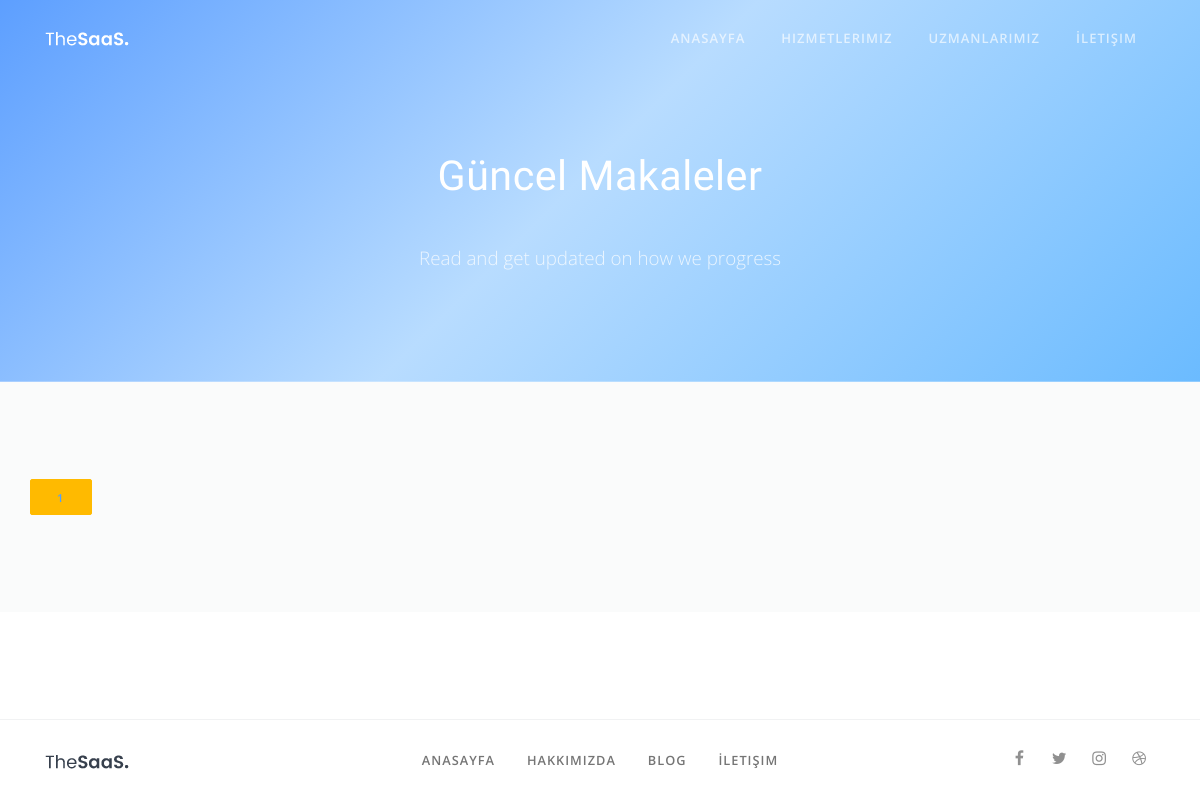
The page /articles/ on the database as committed earlier.
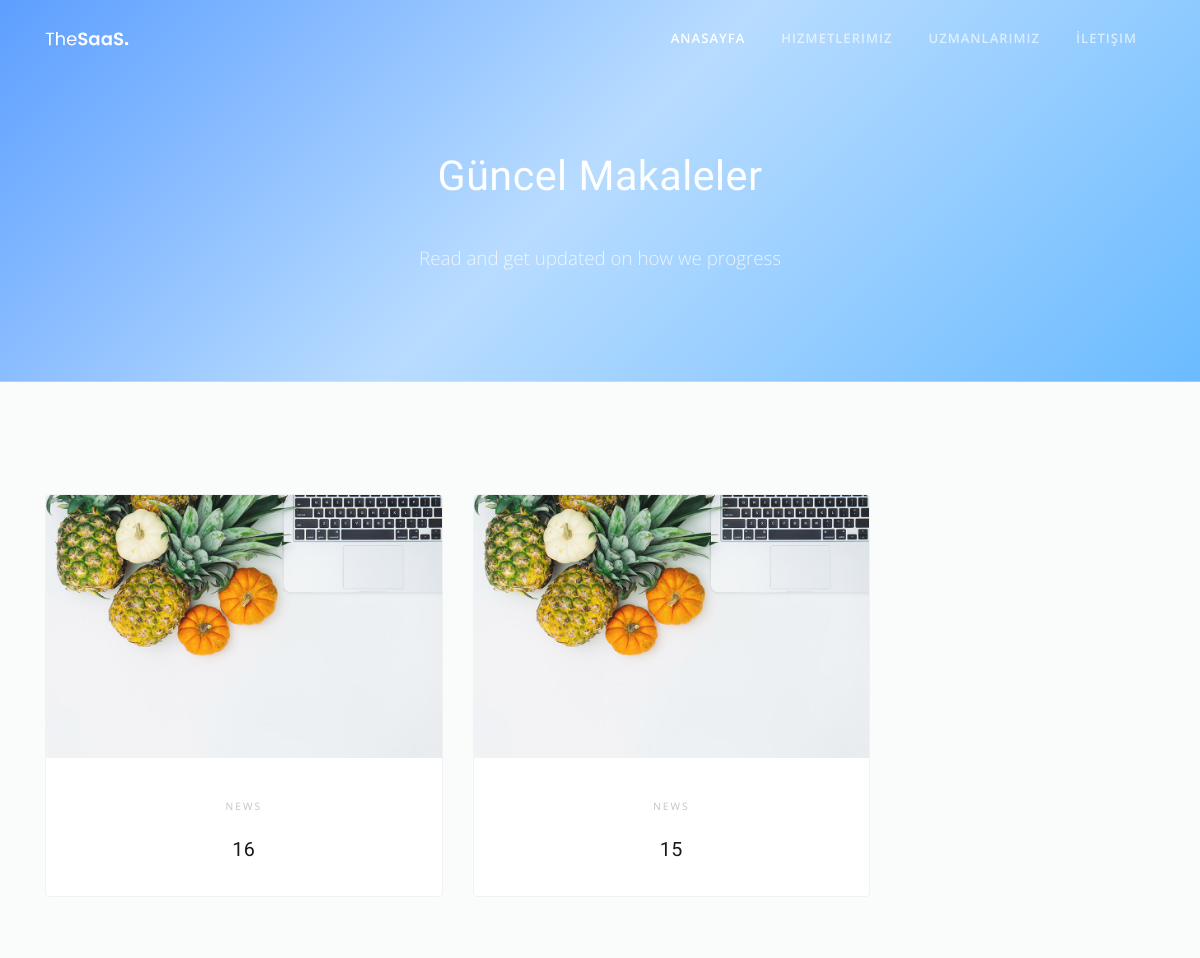
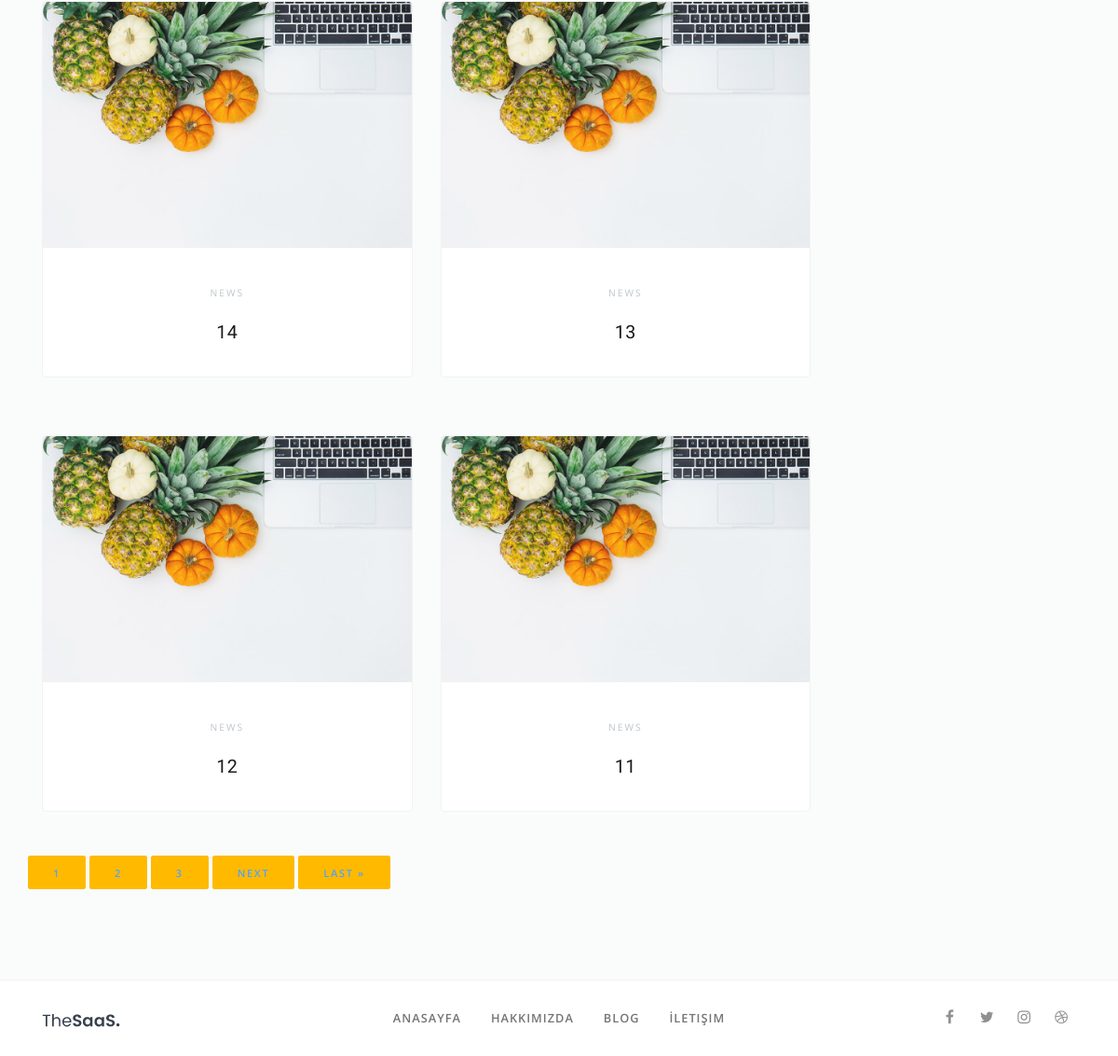
The same page on the database as committed later (2 pictures, top to bottom).
### article/models.py (models this page shows, shortened)
class Article(models.Model):
    title = models.CharField(max_length = 50, verbose_name="Başlık")
    content = RichTextField(('Makale İçeriği'))
    created_date = models.DateTimeField(auto_now_add=True, verbose_name="Oluşturulma Tarihi")
    article_slug = models.SlugField(unique= True, default='defaultVal')
    article_meta_description = models.CharField(('Makale Meta Açıklaması'), max_length= 250, default= 'default meta acıklaması')
    KATEGORILER = (
        ('Mobil Uygulamar', 'Mobil Uygulamalar'),
        ('Web Tasarımları', 'Web Tasarımları'),
        ('Reklam Hizmetleri', 'Reklam Hizmetleri'),
    )
    article_kategori = models.CharField(('Makale Kategorisi'), max_length=50, choices=KATEGORILER, default= 'websitesi')
    class Meta:
        ordering= ('-created_date',)
        verbose_name = 'Makale'
        verbose_name_plural = 'Makaleler'

### article/views.py (the view)
# urls.py: path('articles/', views.articles, name = "articles"),
def articles(request):
    articles = Article.objects.all()
    paginator = Paginator(articles,6)
    page = request.GET.get('page')
    makale = paginator.get_page(page)
    return render(request, "articles.html", {'makale' : makale})

### article/templates/articles.html (shortened to what this page needs)
{% extends "layout.html" %}
{% load static %}
{% block content %}
    <header class="header text-center text-white" style="background-image: linear-gradient(-225deg, #5D9FFF 0%, #B8DCFF 48%, #6BBBFF 100%);">
      <div class="container">
        <div class="row">
          <div class="col-md-8 mx-auto">
            <h1>Güncel Makaleler</h1>
            <p class="lead-2 opacity-90 mt-6">Read and get updated on how we progress</p>
          </div>
        </div>
      </div>
    </header>
    <main class="main-content">
      <div class="section bg-gray">
        <div class="container">
          <div class="row">
            <div class="col-md-8 col-xl-9">
              <div class="row gap-y">
                {% for article in makale %}
                  <div class="col-md-6" >
                    <div class="card border hover-shadow-6 mb-6 d-block">
                      <a href="{% url 'article_detail' articleslug=article.article_slug %}"><img class="card-img-top" src="{% static '/assets/img/thumb/17.jpg' %}" alt="Card image cap"></a>
                      <div class="p-6 text-center">
                        <p><a class="small-5 text-lighter text-uppercase ls-2 fw-400" href="#">News</a></p>
                        <h5 class="mb-0"><a class="text-dark" href="#">{{ article.title }}</a></h5>
                      </div>
                    </div>
                  </div>
                {% endfor %}
                <div class="pagination">
                  <span class="step-links">
                    {% for i in makale.paginator.page_range %}
                         {% if forloop.counter < 5 %}
                         <div class="btn btn-warning ">
                           <a class="page-numbers {% if i == makale.number %}current{% endif %}" href="?page={{forloop.counter}}">{{forloop.counter}}</a>
                         </div>
                         {% endif %}
                     {% endfor %}
                    {% if makale.has_next %}
                    <div class="btn btn-warning">
                      <a href="?page={{ makale.next_page_number }}">next</a>
                      </div>
                      <div class="btn btn-warning" >
                        <a href="?page={{ makale.paginator.num_pages }}">last &raquo;</a>
                      </div>
                    {% endif %}
                  </span>
                </div>
        </div>
      </div>
    </main>
{% endblock %}

### article/templates/layout.html (shortened to what this page needs)
{% load static %}
<!DOCTYPE html>
<html lang="en">
  <head>
    <link href="{% static 'assets/css/page.min.css' %}" rel="stylesheet">
    <link href="{% static 'assets/css/style.css'%}" rel="stylesheet">
  </head>
  <body data-spy="scroll" data-target=".nav-navbar" data-offset="100">
    <nav class="navbar navbar-expand-lg navbar-light navbar-stick-dark" data-navbar="smart">
      <div class="container">
        <div class="navbar-left">
          <a class="navbar-brand" href="#">
            <img class="logo-light" src="{% static '/assets/img/logo-light.png' %}" alt="logo">
          </a>
        </div>
        <section class="navbar-mobile">
          <nav class="nav nav-navbar ml-auto">
            <a class="nav-link active" href="{% url 'article:index' %}">Anasayfa</a>
            <a class="nav-link" href="#features">Hizmetlerimiz</a>
            <a class="nav-link" href="#experts">Uzmanlarımız</a>
            <a class="nav-link" href="#contact">İletişim</a>
          </nav>
        </section>
      </div>
    </nav>
    {% block content %}
    {% endblock %}
    <footer class="footer">
      <div class="container">
        <div class="row gap-y align-items-center">
          <div class="col-6 col-lg-3">
            <a href="../index.html"><img src="{% static '/assets/img/logo-dark.png' %}" alt="logo"></a>
          </div>
          <div class="col-6 col-lg-3 text-right order-lg-last">
            <div class="social">
              <a class="social-facebook" href="https://www.facebook.com/thethemeio"><i class="fa fa-facebook"></i></a>
              <a class="social-twitter" href="https://twitter.com/thethemeio"><i class="fa fa-twitter"></i></a>
              <a class="social-instagram" href="https://www.instagram.com/thethemeio/"><i class="fa fa-instagram"></i></a>
              <a class="social-dribbble" href="https://dribbble.com/thethemeio"><i class="fa fa-dribbble"></i></a>
            </div>
          </div>
          <div class="col-lg-6">
            <div class="nav nav-bold nav-uppercase nav-trim justify-content-lg-center">
              <a class="nav-link" href="{% url 'article:index' %}">Anasayfa</a>
              <a class="nav-link" href="{% url 'article:about' %}">Hakkımızda</a>
              <a class="nav-link" href="{% url 'article:articles' %}">Blog</a>
              <a class="nav-link" href="../page/contact-1.html">İletişim</a>
            </div>
          </div>
        </div>
      </div>
    </footer>
  </body>
</html>

Rows that differ between the two databases and show on the page:
added Article: title "16"
added Article: title "15"
added Article: title "14"
added Article: title "13"
added Article: title "12"
added Article: title "11"
Other text that changed with them:
new list line: "2"
new list line: "3"
text now shown: "NEXT LAST »"
